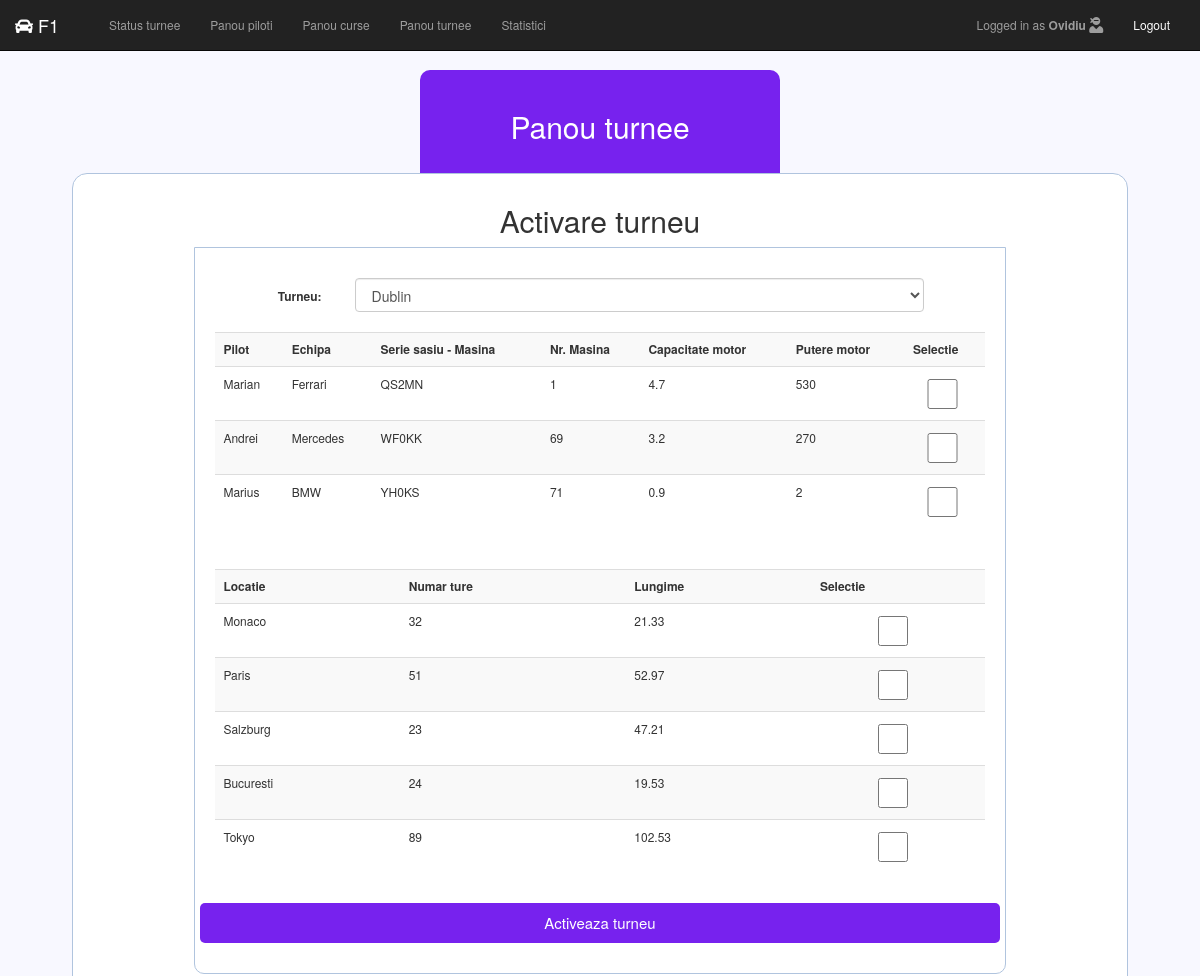
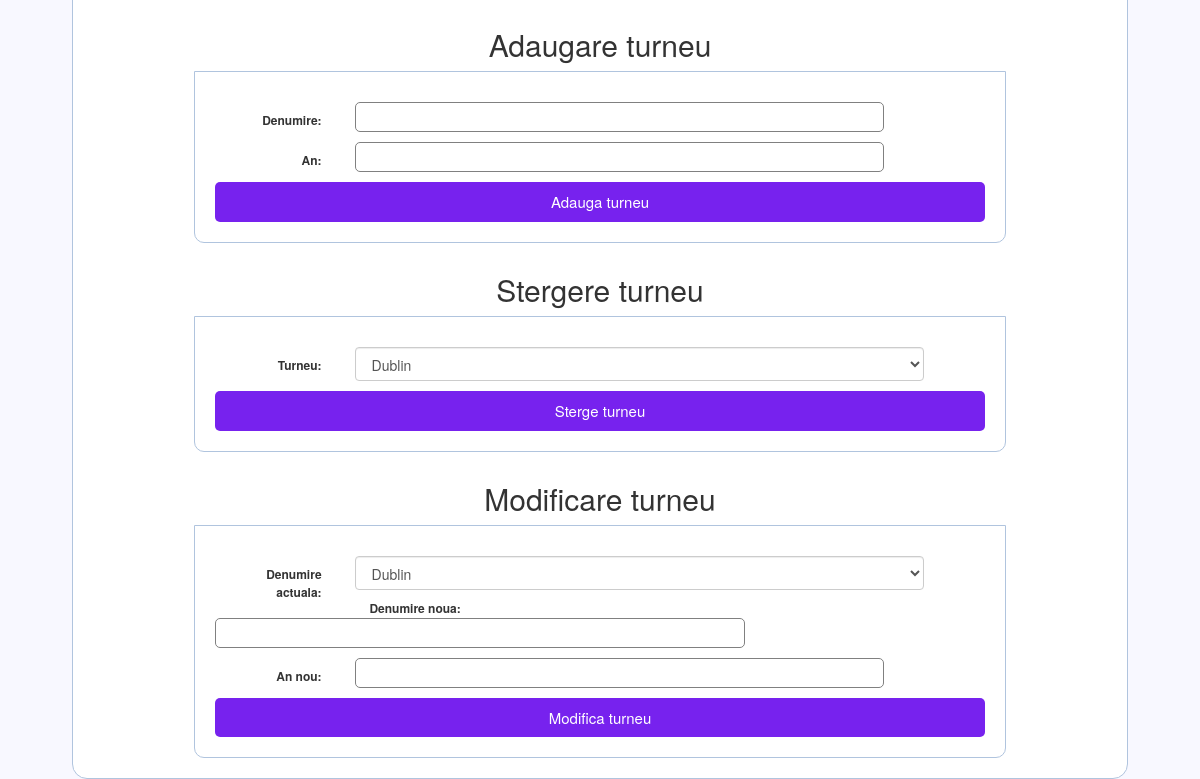
The page /tournaments-panel.php (signed in) on the database its author committed (2 pictures, top to bottom).
### tables this page shows
CREATE TABLE `piloti` (
  `ID_Pilot` int(11) NOT NULL,
  `nume` varchar(15) DEFAULT NULL,
  `ID_Echipa` int(11) DEFAULT NULL
);

CREATE TABLE `echipe` (
  `ID_Echipa` int(11) NOT NULL,
  `nume` varchar(40) NOT NULL,
  `sediu_central` varchar(50) DEFAULT NULL
);

CREATE TABLE `masini` (
  `Serie_Sasiu` varchar(18) NOT NULL,
  `ID_Pilot` int(11) DEFAULT NULL,
  `numar_masina` int(11) NOT NULL,
  `putere_motor` int(11) NOT NULL,
  `capacitate_motor` float NOT NULL
);

CREATE TABLE `curse` (
  `ID_Cursa` int(11) NOT NULL,
  `locatie` varchar(30) DEFAULT NULL,
  `numar_ture` int(11) NOT NULL,
  `lungime` float NOT NULL
);

### tournaments-panel.php (the view, shortened to what this page needs)
<?php include('html-header.php') ?>
	<div class="header">
		<h2 id="torunament-panel-title">Panou turnee</h2>
	</div>
	<div class="main-panel">
			<h2 id="title">Activare turneu</h2>
			<form class="form-horizontal" action="tournaments-panel.php" method="POST">
				<div class="form-group">
					<label class="col-sm-2 control-label" for="dropdown-selection">Turneu:</label>
					<div class="col-sm-9">
						<?php
							$selectAllTournaments = "SELECT ID_Turneu, denumire FROM turnee WHERE status = 'Deschis'";
							$run_selectAllTournaments = mysqli_query($db, $selectAllTournaments);
							echo "<select id='dropdown-selection' name='dropdown-selection' class='form-control'>";
							while($row = mysqli_fetch_assoc($run_selectAllTournaments)){
								$id_turneu = $row["ID_Turneu"];
								$tournamentName = $row["denumire"];
								echo "<option name='$tournamentName' value = $id_turneu>$tournamentName</option>";
							}
							echo "</select>";
						?>
					</div>
				</div>
				<div class="form-group">
					<div class="table-responsive col-sm-12">
						<table class="table table-striped" id="pilot-selection-table">
							<tr>
								<th>Pilot</th>
								<th>Echipa</th>
								<th>Serie sasiu - Masina</th>
								<th>Nr. Masina</th>
								<th>Capacitate motor</th>
								<th>Putere motor</th>
								<th>Selectie</th>
							</tr>
							<?php
								$selectAllPilotsCarsDetails = "SELECT piloti.nume AS NumePilot, echipe.nume AS NumeEchipa, masini.Serie_Sasiu AS VinMasina, masini.numar_masina as NrMasina, masini.capacitate_motor AS CmMasina, masini.putere_motor AS PmMasina FROM piloti JOIN echipe ON piloti.ID_Echipa = echipe.ID_Echipa JOIN masini ON piloti.ID_Pilot = masini.ID_Pilot;";
								$run_selectAllPilotsCarsDetails = mysqli_query($db, $selectAllPilotsCarsDetails);
								$counter = 1;
								while ($row = mysqli_fetch_assoc($run_selectAllPilotsCarsDetails)) {
									$pilotName = $row["NumePilot"];
									$teamName = $row["NumeEchipa"];
									$carVin = $row["VinMasina"];
									$carNo = $row["NrMasina"];
									$carEngCap = $row["CmMasina"];
									$carEngPow = $row["PmMasina"];
									echo "<tr id='$counter'>
											<td id='pilot_$counter'><input type='hidden' name='pilot_$counter' value='$pilotName'>$pilotName</td>
											<td id='team_$counter'>$teamName</td>
											<td id='car_vin_$counter'>$carVin</td>
											<td id='car_no_$counter'>$carNo</td>
											<td id='car_ec_$counter'>$carEngCap</td>
											<td id='car_ep_$counter'>$carEngPow</td>
											<td id='checkbox_pilot_$counter'><input type='checkbox' name='pilot_checkboxes[]' value='$counter'></td>
										 </tr>";
									$counter++;
								}
							?>
						</table>
					</div>
				</div>
				<div class="form-group">
					<div class="table-responsive col-sm-12">
						<table class="table table-striped" id="race-selection-table">
							<tr>
								<th>Locatie</th>
								<th>Numar ture</th>
								<th>Lungime</th>
								<th>Selectie</th>
							</tr>
							<?php
								$selectAllRacesDetails = "SELECT locatie, numar_ture, lungime FROM curse;";
								$run_selectAllRacesDetails = mysqli_query($db, $selectAllRacesDetails);
								$counter = 1;
								while ($row = mysqli_fetch_assoc($run_selectAllRacesDetails)) {
									$location = $row["locatie"];
									$laps = $row["numar_ture"];
									$length = $row["lungime"];
									echo "<tr id='$counter'>
											<td id='location_$counter'><input type='hidden' name='location_$counter' value='$location'>$location</td>
											<td id='laps_$counter'>$laps</td>
											<td id='length_$counter'>$length</td>
											<td id='checkbox_race_$counter'><input type='checkbox' name='race_checkboxes[]' value='$counter'></td>
										 </tr>";
									$counter++;
								}
							?>
						</table>
					</div>
				</div>
				<div class="form-group">
					<button type="submit" class="btn btn-success btn-lg btn-block" name="submit-tournament-form">Activeaza turneu</button>
				</div>
			</form>
			<h2 id="title">Adaugare turneu</h2>
			<form class="form-horizontal", action="tournaments-panel" method="POST">
				<div class="form-group">
					<label class="col-sm-2 control-label" for="tournament-name">Denumire:</label>
					<div class="col-sm-9">
						<input type="text" name="tournament-name">
					</div>
				</div>
				<div class="form-group">
					<label class="col-sm-2 control-label" for="tournament-year">An:</label>
					<div class="col-sm-9">
						<input type="number" name="tournament-year">
					</div>
				</div>
				<button type="submit" class="btn btn-block btn-lg btn-primary" name="submit-add-new-tournament">Adauga turneu</button>
			</form>
			<h2 id="title">Stergere turneu</h2>
			<form class="form-horizontal" action="tournaments-panel.php" method="POST">
				<div class="form-group">
					<label class="col-sm-2 control-label" for="delete-tournament-selection">Turneu:</label>
					<div class="col-sm-9">
						<?php
							echo "<select name='delete-tournament-selection' class='form-control'>";
							$selectAllTournaments = "SELECT ID_Turneu, denumire FROM turnee;";
							$run_selectAllTournaments = mysqli_query($db, $selectAllTournaments);
							while($row = mysqli_fetch_assoc($run_selectAllTournaments)){
								$tournamentID = $row['ID_Turneu'];
								$tournamentName = $row['denumire'];
								echo "<option name='$tournamentName' value='$tournamentID'>$tournamentName</option>";
							}
							echo "</select>"
						?>
					</div>
				</div>
				<button type="submit" class="btn btn-lg btn-block btn-danger" name="submit-delete-tournament">Sterge turneu</button>
			</form>
			<h2 id="title">Modificare turneu</h2>
			<form class="form-horizontal" action="tournaments-panel.php" method="POST">
				<div class="form-group">
					<label for="modify-tournament-selection" class="col-sm-2 control-label">Denumire actuala:</label>
					<div class="col-sm-9">
						<?php
							echo "<select name='modify-tournament-selection' class='form-control'>";
							$selectAllTournaments = "SELECT ID_Turneu, denumire FROM turnee;";
							$run_selectAllTournaments = mysqli_query($db, $selectAllTournaments);
							while($row = mysqli_fetch_assoc($run_selectAllTournaments)){
								$tournamentID = $row['ID_Turneu'];
								$tournamentName = $row['denumire'];
								echo "<option name='$tournamentName' value='$tournamentID'>$tournamentName</option>";
							}
							echo "</select>"
						?>
					</div>
					<label for="new-name-tournament" class="col-sm-2 control-label">Denumire noua:</label>
					<div class="col-sm-9">
						<input type="text" name="new-name-tournament">
					</div>
				</div>
				<div class="form-group">
					<label for="tournament-year" class="col-sm-2 control-label">An nou:</label>
					<div class="col-sm-9">
						<input type="number" name="tournament-year">
					</div>
				</div>
				<button class="btn btn-lg btn-block btn-info" type="submit" name="submit-modify-tournament">Modifica turneu</button>
			</form>
	</div>
<?php include('html-footer.php') ?>

### html-header.php (shortened to what this page needs)
<!DOCTYPE html>
<html>
<head>
	<link rel="stylesheet" href="https://maxcdn.bootstrapcdn.com/bootstrap/3.3.7/css/bootstrap.min.css">
	<link rel="stylesheet" href="https://use.fontawesome.com/releases/v5.6.3/css/all.css">
	<link rel="stylesheet" type="text/css" href="style.css">
</head>
<body>
	<nav class="navbar navbar-inverse navbar-fixed-top">
		<div class="container-fluid">
			<div class="navbar-header">
				<a class="navbar-brand" href="index.php"><i class="fas fa-car"></i>  F1</a>
			</div>
			<ul class="nav navbar-nav" style="margin-left: 20px">
				<li><a href="index.php">Status turnee</a></li>
				<li><a href="pilots-panel.php">Panou piloti</a></li>
				<li><a href="races-panel.php">Panou curse</a></li>
				<li><a href="tournaments-panel.php">Panou turnee</a></li>
				<li><a href="statistics.php">Statistici</a></li>
				<?php
					if (isset($_SESSION['username'])) {
						echo "</ul>
							  <ul class='nav navbar-nav' style='float: right'>
            					 <li><a class='navbar-nav pull-right'>Logged in as <strong> ".$_SESSION['username']." <i class='fas fa-user-ninja fa-lg'></i></strong></a></li>
            					 <li><a href='index.php?logout='1'' style='color: white;'>Logout</a></li>";
					}
				?>
			</ul>
		</div>
	</nav>

### html-footer.php
</body>
</html>

### style.css (style rules this page uses)
* { margin: 0px; padding: 0px; }
body { font-size: 120%; background: #F8F8FF; }
.header { width: 30%; margin: 70px auto 0px; color: white; background: #72e; text-align: center; border-bottom: none; border-radius: 10px 10px 0px 0px; padding: 20px; }
form, .content { width: 80%; margin: 0px auto; padding: 20px; border: 1px solid #B0C4DE; background: white; border-radius: 0px 0px 10px 10px; }
.form-group { margin: 10px 0px 10px 0px; }
.form-group label { display: block; text-align: left; margin: 3px; }
.form-group input { height: 30px; width: 93%; padding: 5px 10px; font-size: 16px; border-radius: 5px; border: 1px solid gray; }
.btn { padding: 10px; font-size: 15px; color: white; background: #72e; border: none; border-radius: 5px; }
.main-panel { width: 88%; margin: auto; padding: 20px; padding-top: 0; border: 1px solid #B0C4DE; background: white; border-radius: 15px; }
#title { text-align: center; margin-top: 30px; }
table { margin-top: 10px; }

### rows shown on the page
piloti: nume "Marian", ID_Echipa.nume "Ferrari", masini.Serie_Sasiu "QS2MN", masini.numar_masina "1", masini.capacitate_motor "4.7", masini.putere_motor "530"
piloti: nume "Andrei", ID_Echipa.nume "Mercedes", masini.Serie_Sasiu "WF0KK", masini.numar_masina "69", masini.capacitate_motor "3.2", masini.putere_motor "270"
piloti: nume "Marius", ID_Echipa.nume "BMW", masini.Serie_Sasiu "YH0KS", masini.numar_masina "71", masini.capacitate_motor "0.9", masini.putere_motor "2"
curse: locatie "Monaco", numar_ture "32", lungime "21.33"
curse: locatie "Paris", numar_ture "51", lungime "52.97"
curse: locatie "Salzburg", numar_ture "23", lungime "47.21"
curse: locatie "Bucuresti", numar_ture "24", lungime "19.53"
curse: locatie "Tokyo", numar_ture "89", lungime "102.53"

### other values the page prints
$_SESSION['username'] "Ovidiu"
form field dropdown-selection "Dublin"
form field delete-tournament-selection "Dublin"
form field modify-tournament-selection "Dublin"
